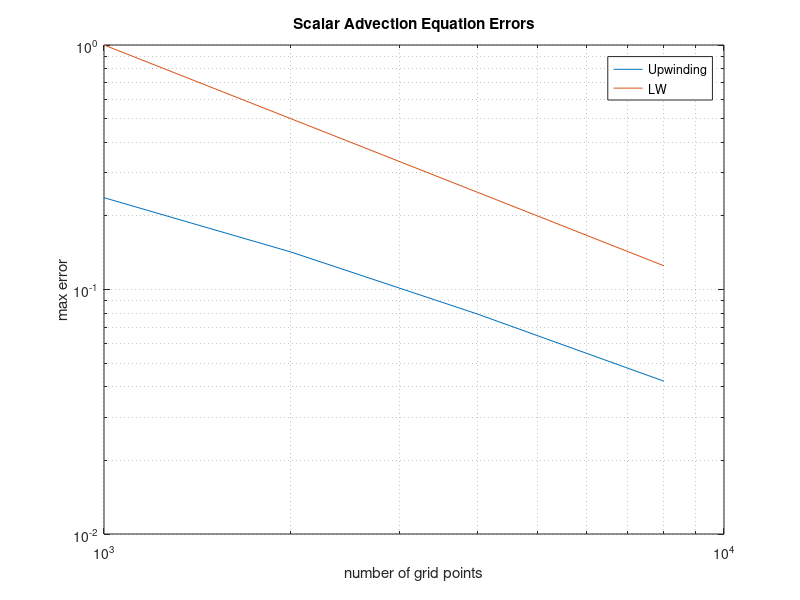

Write MATLAB code to recreate this figure.
close all
loglog([1000 2000 4000 8000],[2.37417e-01 1.42473e-01 7.94077e-02 4.21726e-02])
hold on
%loglog([100 200 400 800 1600],[3.39881e-01 1.53083e-01 4.32736e-02 1.08134e-02 2.69265e-03])
%loglog([100 200 400 800 1600],[7.07732e-01 6.04128e-01 4.79774e-01 3.47477e-01 2.27245e-01])
loglog([1000 2000 4000 8000],1e3*[1/1000 1/2000 1/4000 1/8000])
%loglog([100 200 400 800 1600],1e3*[1/100^2 1/200^2 1/400^2 1/800^2 1/1600^2])

legend 'Upwinding' 'LW' 'LF' '1^{st} Order' '2^{nd} Order'
xlabel 'number of grid points'
ylabel 'max error'
title 'Scalar Advection Equation Errors'
grid minor

